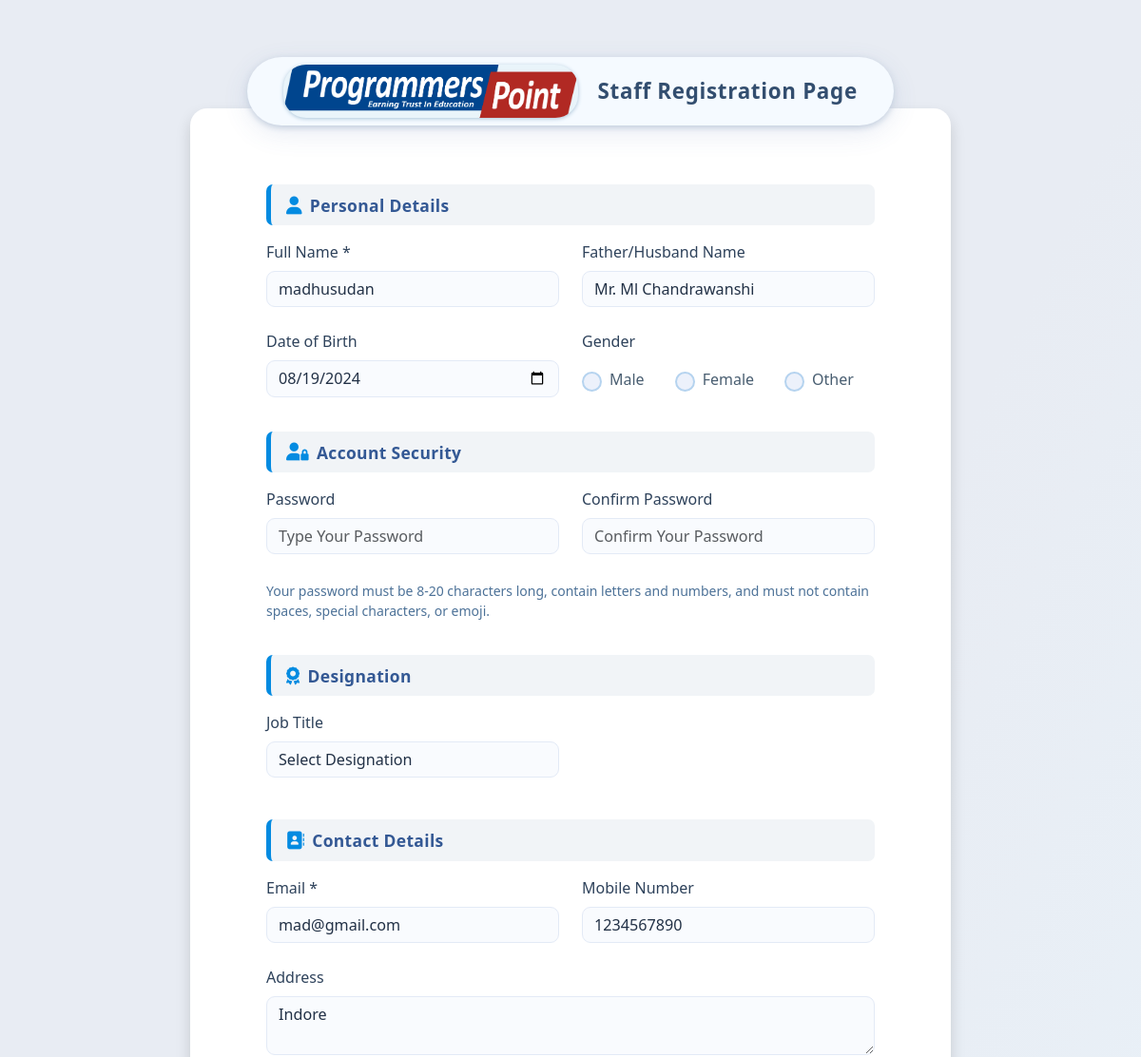
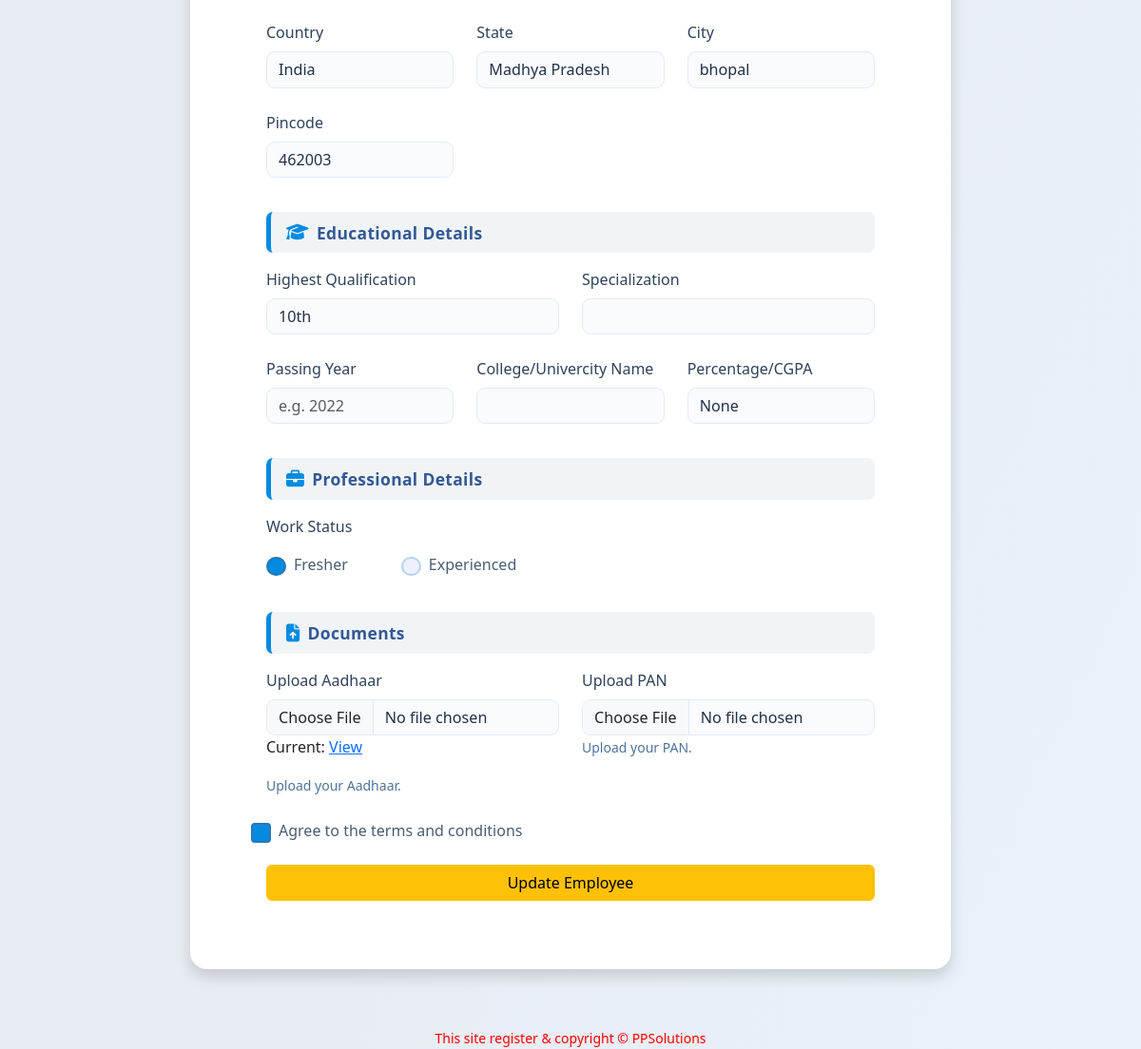
/update-enquiry/1/, run on the app's committed database (2 pictures, top to bottom).
### staffPortal/models.py (models this page shows, shortened)
class StudentEnquiryModel(models.Model):
    name = models.CharField(max_length=50, validators=[MinLengthValidator(2)])
    f_h = models.CharField(max_length=50)
    dob = models.DateField(blank=True, null= True)
    gender = models.CharField(max_length=10)
    course = models.ForeignKey(studentCourses, on_delete=models.SET_NULL, null=True, blank=True)
    email = models.EmailField(unique=True)
    mobile = models.CharField(max_length=10, validators=[RegexValidator(r'^\d{10}$', message="phone must be 10 digits")])
    address = models.CharField(max_length=500, null=True, blank=True)
    country = models.ForeignKey(Country, on_delete=models.SET_NULL, null=True, blank=True)
    state = models.ForeignKey(State, on_delete=models.SET_NULL, null=True, blank=True)
    city  = models.ForeignKey(City, on_delete=models.SET_NULL, null=True, blank=True)
    pincode = models.CharField(max_length = 6, validators=[RegexValidator(r'^\d{6}$', message="pin code must be 6 digits ")])
    highest_qualification= models.CharField(max_length=100,null=True, blank=True, default="")
    school_name = models.CharField(max_length=100,null=True, blank=True, default="")
    course_name = models.CharField(max_length=100,null=True, blank=True, default="")
    college_name= models.CharField(max_length=150,null=True, blank=True, default="")
    branch_name = models.CharField(max_length=100,null=True, blank=True, default="")
    passing_year = models.CharField(max_length=4,validators=[RegexValidator(r'^\d{4}$', message="Year must be in 4 digits")],null=True,blank=True,default=None)
    percentage = models.FloatField(null=True, blank=True, default=None)
    work_status = models.CharField(max_length=12,null=True, blank=True, default="")
    company_name = models.CharField(max_length=60,null=True, blank=True, default="")
    total_experience = models.CharField(max_length=20, null=True, blank=True, default="")
    job_title = models.CharField(max_length=50,null=True, blank=True, default="")
    notice_period = models.CharField(max_length=20, null=True, blank=True,default="")
    salary = models.IntegerField( null=True, blank=True,default=0)
    adhar = models.FileField(upload_to=adhar_upload_path, blank=False)
    salary_slip = models.FileField(upload_to=salary_slip_upload_path, blank=False, null=True)
    Enquiry_person = models.ForeignKey(staffRegistrationModel, on_delete=models.SET_NULL, null=True, blank=True)
    agree = models.BooleanField(default=False,help_text="Must agree to terms & conditions")
    directors_meeting =  models.BooleanField(default=False, help_text = "Meeting with director")
    remark = models.TextField(max_length=500, null=True, blank=True)
    is_recent = models.BooleanField(default=True)

class Country(models.Model):
    name = models.CharField(max_length=100, unique=True)

class State(models.Model):
    country = models.ForeignKey(Country, on_delete=models.CASCADE)
    name = models.CharField(max_length=100)

class City(models.Model):
    state = models.ForeignKey(State,on_delete=models.CASCADE)
    name = models.CharField(max_length=100)

### staffPortal/views.py (the view, shortened to what this page needs)
# urls.py: path("update-enquiry/<int:id>/",views.update_Enquiry_Details, name = "updateEnquiry"),
def update_Enquiry_Details(request, id):
    staff = get_object_or_404(StudentEnquiryModel, id=id)
    country= Country.objects.all()
    state = State.objects.all()
    city = City.objects.all()
    role = roleModel.objects.all()
    return render (request, 'staffPortal/Registration.html',{
                                                            'staff':staff,
                                                              'country':country,
                                                              'state':state,
                                                              'city':city,
                                                              'role':role })

### staffPortal/templates/staffPortal/Registration.html (shortened to what this page needs)
{% extends "staffPortal/base.html" %}
{% load static %}
{% block extra_css %}
<link rel="stylesheet" href="{% static 'css/registration.css'%}">
{% endblock %}
{% block container %}
<div class="outer-wrap">
    <div class="pro-logo-pill">
      <div class="pro-logo-pill-inner">
          <img src="{% static 'images/programmers-logo.png' %}" alt="Logo">
          <div class="pro-logo-title">Staff Registration Page</div>
      </div>
    </div>
    <div class="card main-card shadow">
          <div class="card-body px-lg-5 px-2 pb-5 pt-1">
            {% if staff %}
              <form method="POST" enctype="multipart/form-data"  action="{% url 'employee_update' staff.id %}">
            {% else %}
              <form id="regForm" method="post" enctype="multipart/form-data" action="{% url 'staffRegistration'%}">
            {% endif %}
              <div class="section-title-bar"><i class="fas fa-user"></i> Personal Details</div>
              <div class="row mb-1 gx-4 gy-4">
                <div class="col-md-6">
                  <label class="form-label">Full Name *</label>
                  <input type="text" class="form-control" name="name" value='{% if staff %}{{ staff.name }}{% endif %}' required>
                </div>
                <div class="col-md-6">
                  <label class="form-label">Father/Husband Name</label>
                  <input type="text" class="form-control" name="f_h" value='{% if staff %}{{ staff.f_h }}{% endif %}'>
                </div>
                <div class="col-md-6">
                  <label class="form-label">Date of Birth</label>
                  <input type="date" class="form-control" name="dob" value="{% if staff %}{{ staff.dob|date:'Y-m-d' }}{% endif %}">
                </div>
                <div class="col-md-6">
                  <label class="form-label">Gender</label>
                  <div class="d-flex gap-4 mt-2">
                    <div class="form-check">
                      <input class="form-check-input" type="radio" name="gender" id="male" value="male" {% if staff and staff.gender == "male" %}checked{% endif %} >
                      <label class="form-check-label" for="male">Male</label>
                    </div>
                    <div class="form-check">
                      <input class="form-check-input" type="radio" name="gender" id="female" value="female" {% if staff and staff.gender == "female" %}checked{% endif %}>
                      <label class="form-check-label" for="female">Female</label>
                    </div>
                    <div class="form-check">
                      <input class="form-check-input" type="radio" name="gender" id="other" value="other" {% if staff.gender == "other"%}checked{% endif %}>
                      <label class="form-check-label" for="other">Other</label>
                    </div>
                  </div>
                </div>
              </div>
            <div class="section-title-bar">
              <i class="fas fa-user-lock"></i> Account Security</div>
            <div class="row mb-1 gx-4 gy-4">
              <div class="col-md-6">
                <label for="password" class="form-label">Password</label>
                <input type="password" class="form-control" name="password" id="password" placeholder="Type Your Password" value="{{staff.password}}" required>
              </div>
              <div class="col-md-6">
                <label for="confirm_Password" class="form-label">Confirm Password</label>
                <input type="password" class="form-control" name="con_password" id="confirm_Password" placeholder="Confirm Your Password" value="{{con_password}}" required>
              </div>
              <div class="col-12">
                <div class="form-text" id="passwordHelpBlock">
                  Your password must be 8-20 characters long, contain letters and numbers, and must not contain spaces, special characters, or emoji.
                </div>
              </div>
            </div>
              <div class="section-title-bar"><i class="fas fa-award"></i> Designation</div>
              <div class="row gx-4">
                <div class="col-md-6 mb-2">
                  <label class="form-label">Job Title</label>
                  <select name="role" class="form-select">
                    <option value="">Select Designation</option>
                  </select>
                </div>
              </div>
              <div class="section-title-bar"><i class="fas fa-address-book"></i> Contact Details</div>
              <div class="row gx-4 gy-4">
                <div class="col-md-6">
                  <label class="form-label">Email *</label>
                  <input type="email" class="form-control" name="email" value="{% if staff %}{{ staff.email }}{% endif %}" required>
                </div>
                <div class="col-md-6">
                  <label class="form-label">Mobile Number</label>
                  <input type="tel" class="form-control" name="mobile" maxlength="10" value="{% if staff %}{{ staff.mobile }}{% endif %}">
                </div>
                <div class="col-12">
                  <label class="form-label">Address</label>
                  <textarea class="form-control" name="address" rows="2">{% if staff %}{{ staff.address }}{% endif %}</textarea>
                </div>
                <div class="col-md-4">
                  <label class="form-label">Country</label>
                  <select name="country" class="form-select">
                    {% for country_item in country %}
                      <option value="{{country_item.id}}" {% if staff and staff.country.id == country_item.id %}selected{% endif %}>{{country_item.name}}</option>
                    {% endfor %}
                  </select>
                </div>
                <div class="col-md-4">
                  <label class="form-label">State</label>
                  <select name="state" class="form-select">
                    {% for state_item in state %}
                      <option value="{{state_item.id}}" {% if staff and staff.state.id == state_item.id %}selected{% endif %}>{{state_item.name}}</option>
                    {% endfor %}
                  </select>
                </div>
                <div class="col-md-4">
                  <label class="form-label">City</label>
                  <select name="city" class="form-select">
                    {% for city_item in city %}
                      <option value="{{city_item.id}}" {% if staff and staff.city.id == city_item.id %}selected{% endif %}>{{city_item.name}}</option>
                    {% endfor %}
                  </select>
                </div>
                <div class="col-md-4">
                  <label class="form-label">Pincode</label>
                  <input type="number" class="form-control" name="pincode" maxlength="6" value="{{staff.pincode}}">
                </div>
              </div>
              <div class="section-title-bar"><i class="fas fa-graduation-cap"></i> Educational Details</div>
              <div class="row gx-4 gy-4">
                <div class="col-md-6">
                  <label class="form-label">Highest Qualification</label>
                  <input type="text" class="form-control" name="qualification" value="{{staff.highest_qualification}}">
                </div>
                <div class="col-md-6">
                  <label class="form-label">Specialization</label>
                  <input type="text" class="form-control" name="specialization" value="{{staff.specialization}}">
                </div>
                <div class="col-md-4">
                  <label class="form-label">Passing Year</label>
                  <input type="number" min="1900" max="2099" class="form-control" name="passing_year" placeholder="e.g. 2022" value="{{staff.passing_year}}">
                </div>
                <div class="col-md-4">
                  <label class="form-label">College/Univercity Name</label>
                  <input type="text" class="form-control" name="college_university" value="{{staff.college}}">
                </div>
                <div class="col-md-4">
                  <label class="form-label">Percentage/CGPA</label>
                  <input type="text" class="form-control" name="percentage_cgpa" placeholder="e.g. 78% or 8.3 CGPA" value="{{staff.percentage}}" >
                </div>
              </div>
              <div class="section-title-bar"><i class="fas fa-briefcase"></i> Professional Details</div>
              <div class="mb-3">
                <label class="form-label">Work Status</label>
                <div class="d-flex gap-5 mt-2">
                  <div class="form-check">
                    <input type="radio" class="form-check-input" name="work_status" id="fresher" value="fresher" onclick="show_exp(false)" checked>
                    <label class="form-check-label" for="fresher" >Fresher</label></div>
                  <div class="form-check">
                    <input type="radio" class="form-check-input" name="work_status" id="experienced" value="experienced" onclick="show_exp(true)">
                    <label class="form-check-label" for="experienced" >Experienced</label></div>
                </div>
              </div>
              <div class="section-title-bar"><i class="fas fa-file-upload"></i> Documents</div>
              <div class="row gx-4 gy-4 mb-4">
                <div class="col-md-6">
                  <label class="form-label">Upload Aadhaar</label>
                  <input type="file" class="form-control" name="adhar_upload">{% if staff.adhar %}<p>Current: <a href="{{ staff.adhar.url }}" target="_blank">View</a></p>{% endif %}
                  <small class="form-text">Upload your Aadhaar.</small>
                </div>
                <div class="col-md-6">
                  <label class="form-label">Upload PAN</label>
                  <input type="file" class="form-control" name="pan_upload">{% if staff.pan %}<p>Current: <a href="{{ staff.pan.url }}" target="_blank">View</a></p>{% endif %}
                  <small class="form-text">Upload your PAN.</small>
                </div>
              </div>
              <div class="form-check mb-4 mt-3 ps-2">
                <input type="checkbox" class="form-check-input" id="agree" name="agree" value="1"  {% if staff and staff.agree %}checked{% endif %} required>
                <label class="form-check-label" for="agree">
                  Agree to the terms and conditions
                </label>
              </div>
              <div class="d-grid">
                <button type="submit" class="btn {% if staff %}btn-warning{% else %}btn-success{% endif %}" id="button">
                      {% if staff %}Update Employee{% else %}Register Employee{% endif %}
                </button>
              </div>
            </form>
          </div>
        </div>
      </div>
{% endblock %}

### data on the page
StudentEnquiryModel: name "madhusudan", f_h "Mr. Ml Chandrawanshi", dob "08/19/2024", gender "☐ Male", gender "☐ Female", gender "☐ Other", email "mad@gmail.com", mobile "1234567890", address "Indore", country "India", state "Madhya Pradesh", city "bhopal", pincode "462003", qualification "10th", percentage_cgpa "None", agree "☑"
